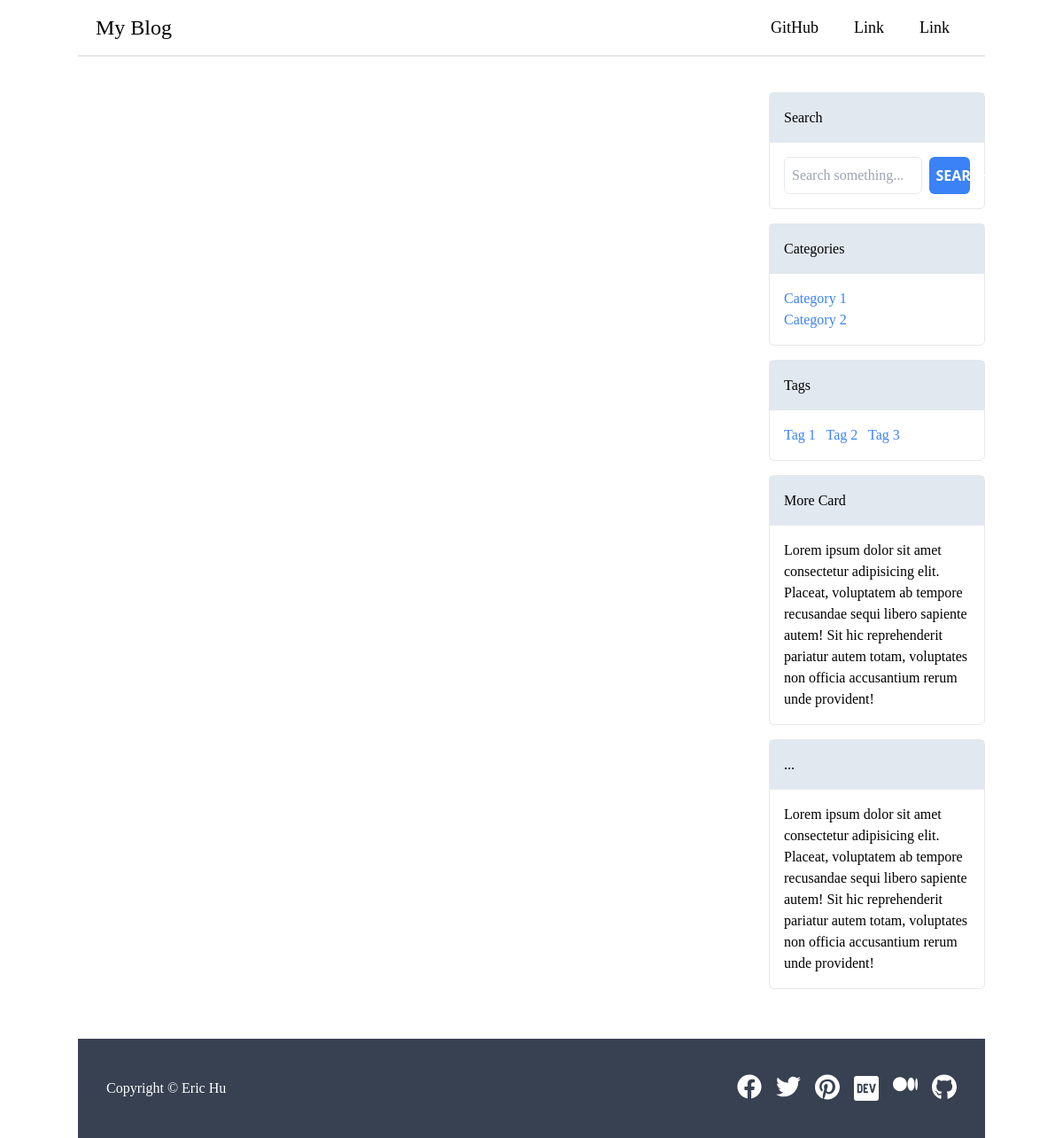
Screenshot of /search with the database file from the repository.
### blog/models.py (models this page shows, shortened)
class Category(models.Model):
    name = models.CharField(max_length=200)
    slug = models.SlugField(unique=True)
    description = models.TextField()
    class Meta:
        verbose_name_plural = "categories"

class Tag(models.Model):
    name = models.CharField(max_length=200)
    slug = models.SlugField(unique=True)
    description = models.TextField()

### blog/views.py (the view)
# urls.py: path("search", views.search, name="search"),
def search(request):
    site = Site.objects.first()
    categories = Category.objects.all()
    tags = Tag.objects.all()
    query = request.POST.get("q", "")
    if query:
        posts = Post.objects.filter(is_published=True).filter(title__icontains=query)
    else:
        posts = []
    return render(
        request,
        "search.html",
        {
            "site": site,
            "categories": categories,
            "tags": tags,
            "posts": posts,
            "query": query,
        },
    )

### templates/search.html (shortened to what this page needs)
{% extends 'layout.html' %}
{% block content %}
<div class="grid grid-cols-4 gap-4 py-10">
  <div class="col-span-3 grid grid-cols-1">
    {% include "vendor/list.html" %}
  </div>
  {% include "vendor/sidebar.html" %}
</div>
{% endblock %}

### templates/vendor/sidebar.html (shortened to what this page needs)
<div class="col-span-1">
  <div class="border rounded-md mb-4">
    <div class="bg-slate-200 p-4">Search</div>
    <div class="p-4">
      <form action="{% url 'search' %}" method="POST" class="grid grid-cols-4 gap-2">
        <input
          type="text"
          name="q"
          id="search"
          class="border rounded-md w-full focus:ring p-2 col-span-3"
          placeholder="Search something..."
        />
        <button
          type="submit"
          class="bg-blue-500 hover:bg-blue-700 rounded-md p-2 text-white uppercase font-semibold font-sans w-full focus:ring col-span-1"
        >
          Search
        </button>
      </form>
    </div>
  </div>
  <div class="border rounded-md mb-4">
    <div class="bg-slate-200 p-4">Categories</div>
    <div class="p-4">
      <ul class="list-none list-inside">
        {% for category in categories %}
        <li>
          <a
            href="{% url 'category' category.slug %}"
            class="text-blue-500 hover:underline"
            >{{ category.name }}</a
          >
        </li>
        {% endfor %}
      </ul>
    </div>
  </div>
  <div class="border rounded-md mb-4">
    <div class="bg-slate-200 p-4">Tags</div>
    <div class="p-4">
      {% for tag in tags %}
      <span class="mr-2"
        ><a
          href="{% url 'tag' tag.slug %}"
          class="text-blue-500 hover:underline"
          >{{ tag.name }}</a
        ></span
      >
      {% endfor %}
    </div>
  </div>
  <div class="border rounded-md mb-4">
    <div class="bg-slate-200 p-4">More Card</div>
    <div class="p-4">
      <p>
        Lorem ipsum dolor sit amet consectetur adipisicing elit. Placeat,
        voluptatem ab tempore recusandae sequi libero sapiente autem! Sit hic
        reprehenderit pariatur autem totam, voluptates non officia accusantium
        rerum unde provident!
      </p>
    </div>
  </div>
  <div class="border rounded-md mb-4">
    <div class="bg-slate-200 p-4">...</div>
    <div class="p-4">
      <p>
        Lorem ipsum dolor sit amet consectetur adipisicing elit. Placeat,
        voluptatem ab tempore recusandae sequi libero sapiente autem! Sit hic
        reprehenderit pariatur autem totam, voluptates non officia accusantium
        rerum unde provident!
      </p>
    </div>
  </div>
</div>

### blog/static/style.css (style rules this page uses)
html { line-height: 1.5; -webkit-text-size-adjust: 100%; -moz-tab-size: 4; -o-tab-size: 4; tab-size: 4; font-family: ui-sans-serif, system-ui, -apple-system, BlinkMacSystemFont, "Segoe UI", Roboto, "Helvetica Neue", Arial, "Noto Sans", sans-serif, "Apple Color Emoji", "Segoe UI Emoji", "Segoe UI Symbol", "Noto Color Emoji"; }
body { margin: 0; line-height: inherit; }
a { color: inherit; text-decoration: inherit; }
button, input, optgroup, select, textarea { font-family: inherit; font-size: 100%; font-weight: inherit; line-height: inherit; color: inherit; margin: 0; padding: 0; }
button, select { text-transform: none; }
button, [type='button'], [type='reset'], [type='submit'] { -webkit-appearance: button; background-color: transparent; background-image: none; }
blockquote, dl, dd, h1, h2, h3, h4, h5, h6, hr, figure, p, pre { margin: 0; }
ol, ul, menu { list-style: none; margin: 0; padding: 0; }
input::placeholder, textarea::placeholder { opacity: 1; color: #9ca3af; }
button, [role="button"] { cursor: pointer; }
.container { width: 100%; }
@media (min-width: 640px) { .container { max-width: 640px; } }
@media (min-width: 768px) { .container { max-width: 768px; } }
@media (min-width: 1024px) { .container { max-width: 1024px; } }
.col-span-3 { grid-column: span 3 / span 3; }
.col-span-1 { grid-column: span 1 / span 1; }
.mx-auto { margin-left: auto; margin-right: auto; }
.mb-4 { margin-bottom: 1rem; }
.mr-2 { margin-right: 0.5rem; }
.grid { display: grid; }
.w-full { width: 100%; }
.list-inside { list-style-position: inside; }
.list-none { list-style-type: none; }
.grid-cols-4 { grid-template-columns: repeat(4, minmax(0, 1fr)); }
.grid-cols-1 { grid-template-columns: repeat(1, minmax(0, 1fr)); }
.gap-4 { gap: 1rem; }
.gap-2 { gap: 0.5rem; }
.rounded-md { border-radius: 0.375rem; }
.border { border-width: 1px; }
.bg-blue-500 { --tw-bg-opacity: 1; background-color: rgb(59 130 246 / var(--tw-bg-opacity)); }
.bg-slate-200 { --tw-bg-opacity: 1; background-color: rgb(226 232 240 / var(--tw-bg-opacity)); }
.p-2 { padding: 0.5rem; }
.p-4 { padding: 1rem; }
.py-10 { padding-top: 2.5rem; padding-bottom: 2.5rem; }
.font-sans { font-family: ui-sans-serif, system-ui, -apple-system, BlinkMacSystemFont, "Segoe UI", Roboto, "Helvetica Neue", Arial, "Noto Sans", sans-serif, "Apple Color Emoji", "Segoe UI Emoji", "Segoe UI Symbol", "Noto Color Emoji"; }
.font-serif { font-family: ui-serif, Georgia, Cambria, "Times New Roman", Times, serif; }
.font-semibold { font-weight: 600; }
.uppercase { text-transform: uppercase; }
.text-white { --tw-text-opacity: 1; color: rgb(255 255 255 / var(--tw-text-opacity)); }
.text-blue-500 { --tw-text-opacity: 1; color: rgb(59 130 246 / var(--tw-text-opacity)); }

### rows the page displays
Category: name "Category 1"
Category: name "Category 2"
Tag: name "Tag 1"
Tag: name "Tag 2"
Tag: name "Tag 3"
